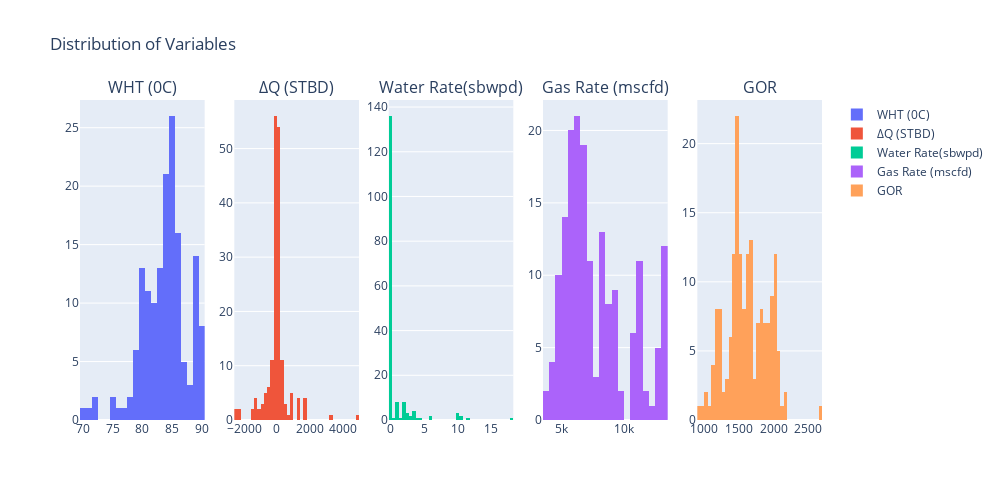

The code cell stored with this chart in its notebook:
### Code cell
fig = sp.make_subplots(rows=1, cols=5, subplot_titles=('WHT (0C)', '∆Q (STBD)', 'Water Rate(sbwpd)', 'Gas Rate (mscfd)', 'GOR'))

trace1 = go.Histogram(x=df_well1['WHT (0C)'], nbinsx=40, name='WHT (0C)')
trace2 = go.Histogram(x=df_well1['∆Q (STBD)'], nbinsx=40, name='∆Q (STBD)')
trace3 = go.Histogram(x=df_well1['Water Rate(sbwpd)'], nbinsx=40, name='Water Rate(sbwpd)')
trace4 = go.Histogram(x=df_well1['Gas Rate (mscfd)'], nbinsx=40, name='Gas Rate (mscfd)')
trace5 = go.Histogram(x=df_well1['GOR'], nbinsx=40, name='GOR')

fig.add_trace(trace1, row=1, col=1)
fig.add_trace(trace2, row=1, col=2)
fig.add_trace(trace3, row=1, col=3)
fig.add_trace(trace4, row=1, col=4)
fig.add_trace(trace5, row=1, col=5)

fig.update_layout(height=500, width=1000, title_text="Distribution of Variables")
fig.show()

### Figure 1 — Plotly figure (JSON) as saved in the notebook; plotly's stock layout.template omitted (floating-point values rounded to 4 significant figures; data arrays with more than 128 entries replaced by an {"elided": "..."} marker saying what was removed)
{"data": [{"name": "WHT (0C)", "nbinsx": 40, "type": "histogram", "x": {"elided": "178 float values"}, "xaxis": "x", "yaxis": "y"}, {"name": "∆Q (STBD)", "nbinsx": 40, "type": "histogram", "x": {"elided": "178 float values"}, "xaxis": "x2", "yaxis": "y2"}, {"name": "Water Rate(sbwpd)", "nbinsx": 40, "type": "histogram", "x": {"elided": "178 float values"}, "xaxis": "x3", "yaxis": "y3"}, {"name": "Gas Rate (mscfd)", "nbinsx": 40, "type": "histogram", "x": {"elided": "178 float values"}, "xaxis": "x4", "yaxis": "y4"}, {"name": "GOR", "nbinsx": 40, "type": "histogram", "x": {"elided": "178 float values"}, "xaxis": "x5", "yaxis": "y5"}], "layout": {"annotations": [{"font": {"size": 16}, "showarrow": false, "text": "WHT (0C)", "x": 0.084, "xanchor": "center", "xref": "paper", "y": 1, "yanchor": "bottom", "yref": "paper"}, {"font": {"size": 16}, "showarrow": false, "text": "∆Q (STBD)", "x": 0.292, "xanchor": "center", "xref": "paper", "y": 1, "yanchor": "bottom", "yref": "paper"}, {"font": {"size": 16}, "showarrow": false, "text": "Water Rate(sbwpd)", "x": 0.5, "xanchor": "center", "xref": "paper", "y": 1, "yanchor": "bottom", "yref": "paper"}, {"font": {"size": 16}, "showarrow": false, "text": "Gas Rate (mscfd)", "x": 0.708, "xanchor": "center", "xref": "paper", "y": 1, "yanchor": "bottom", "yref": "paper"}, {"font": {"size": 16}, "showarrow": false, "text": "GOR", "x": 0.916, "xanchor": "center", "xref": "paper", "y": 1, "yanchor": "bottom", "yref": "paper"}], "height": 500, "title": {"text": "Distribution of Variables"}, "width": 1000, "xaxis": {"anchor": "y", "domain": [0, 0.168]}, "xaxis2": {"anchor": "y2", "domain": [0.208, 0.376]}, "xaxis3": {"anchor": "y3", "domain": [0.416, 0.584]}, "xaxis4": {"anchor": "y4", "domain": [0.624, 0.792]}, "xaxis5": {"anchor": "y5", "domain": [0.832, 1]}, "yaxis": {"anchor": "x", "domain": [0, 1]}, "yaxis2": {"anchor": "x2", "domain": [0, 1]}, "yaxis3": {"anchor": "x3", "domain": [0, 1]}, "yaxis4": {"anchor": "x4", "domain": [0, 1]}, "yaxis5": {"anchor": "x5", "domain": [0, 1]}}}
